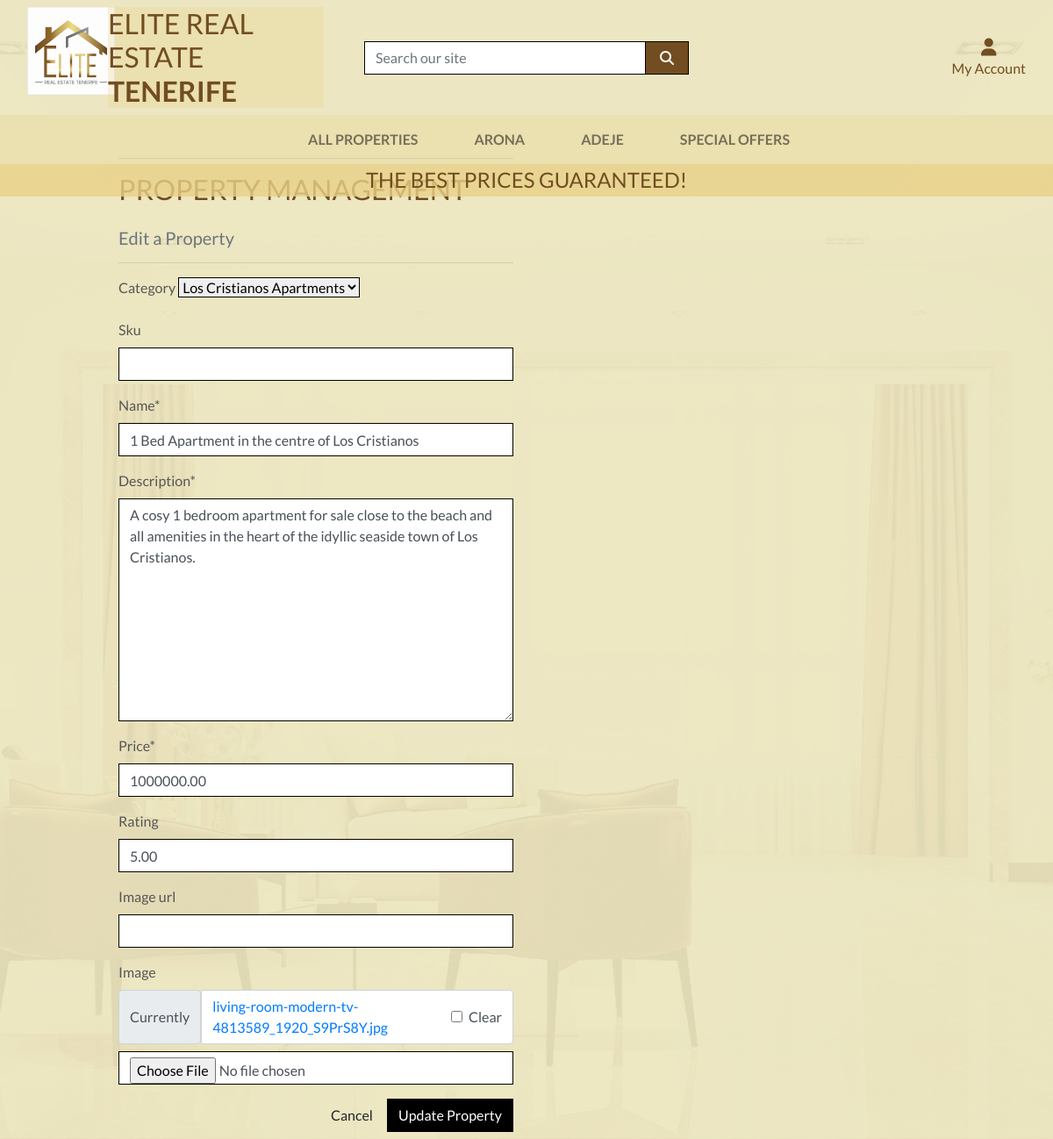
Page /listings/edit/1/ on the committed database.
### listings/models.py (models this page shows, shortened)
class Product(models.Model):
    category = models.ForeignKey('Category', null=True, blank=True, on_delete=models.SET_NULL)
    sku = models.CharField(max_length=254, null=True, blank=True)
    name = models.CharField(max_length=254)
    description = models.TextField()
    price = models.DecimalField(max_digits=10, decimal_places=2)
    rating = models.DecimalField(max_digits=6, decimal_places=2, null=True, blank=True)
    image_url = models.URLField(max_length=1024, null=True, blank=True)
    image = models.ImageField(null=True, blank=True)

### listings/views.py (the view)
# urls.py: path('edit/<int:product_id>/', views.edit_listing, name='edit_listing'),
def edit_listing(request, product_id):
    product = get_object_or_404(Product, pk=product_id)
    if request.method == 'POST':
        form = ProductForm(request.POST, request.FILES, instance=product)
        if form.is_valid():
            form.save()
            messages.success(request, 'Successfully updated property!')
            return redirect(reverse('listing_detail', args=[product.id]))
        else:
            messages.error(request, 'Failed to update property. Please ensure the form is valid.')
    else:
        form = ProductForm(instance=product)
        messages.info(request, f'You are editing {product.name}')
    template = 'listings/edit_listing.html'
    context = {
        'form': form,
        'product': product,
    }
    return render(request, template, context)

### listings/forms.py
class ProductForm(forms.ModelForm):
    class Meta:
        model = Product
        fields = '__all__'
    def __init__(self, *args, **kwargs):
        super().__init__(*args, **kwargs)
        categories = Category.objects.all()
        friendly_names = [(c.id, c.get_friendly_name()) for c in categories]
        self.fields['category'].choices = friendly_names
        for field_name, field in self.fields.items():
            field.widget.attrs['class'] = 'border-black rounded-0'

### listings/models.py (called while the page is built)
    def get_friendly_name(self):
        return self.friendly_name

### listings/templates/listings/edit_listing.html (shortened to what this page needs)
{% extends "base.html" %}
{% load static %}
{% load crispy_forms_tags %}
{% block page_header %}
    <div class="container header-container">
    </div>
{% endblock %}
{% block content %}
    <div class="overlay"></div>
    <div class="container">
        <div class="row">
            <div class="col-12 col-md-6">
                <hr>
                <h2 class="logo-font mb-4">Property Management</h2>
                <h5 class="text-muted">Edit a Property</h5>
                <hr>
            </div>
        </div>
        <div class="row">
            <div class="col-12 col-md-6">
                <form method="POST" action="{% url 'edit_listing' product.id %}" class="form mb-2" enctype="multipart/form-data">
                    {{ form | crispy }}
                    <div class="text-right">
                        <a class="btn btn-outline-black rounded-0" href="{% url 'listings' %}">Cancel</a>
                        <button class="btn btn-black rounded-0" type="submit">Update Property</button>
                    </div>
                </form>
            </div>
        </div>
    </div>
{% endblock %}

### static/css/base.css (style rules this page uses)
html { height: 100%; }
body { background: url('/media/ERET\ Bakground.jpg') no-repeat center center fixed; background-size: cover; height: calc(100vh - 164px); color: #555; font-family: 'Lato'; }
.logo-font { text-transform: uppercase; color: rgb(114, 77, 33); }
.btn-black { background: black; color: white; }
.border-black { border: 1px solid black !important; }
.overlay { height: 100%; width: 100%; top: 0; left: 0; position: fixed; background: rgba(236, 229, 188, 0.911); z-index: -1; }
@media (min-width: 1200px) { .container { max-width: 80%; } }
@media (min-width: 992px) { .header-container { padding-top: 164px; } }

### rows in the picture
Product: category "Los Cristianos Apartments", name "1 Bed Apartment in the centre of Los Cristianos", description "A cosy 1 bedroom apartment for sale close to the beach and all amenities in the heart of the idyllic seaside town of Los Cristianos.", price "1000000.00", rating "5.00"
